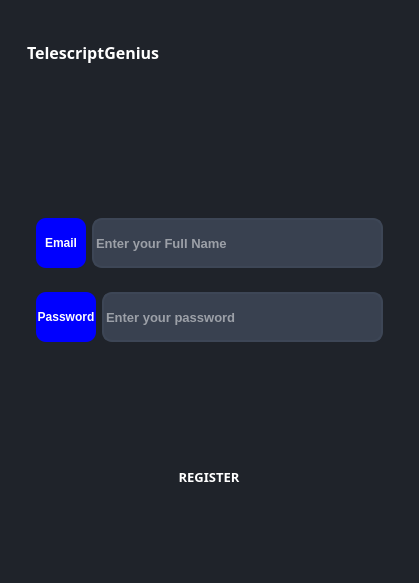
<?xml version="1.0" encoding="UTF-8"?>
<ui version="4.0">
 <class>RegScreen</class>
 <widget class="QMainWindow" name="RegScreen">
  <property name="geometry">
   <rect>
    <x>0</x>
    <y>0</y>
    <width>419</width>
    <height>583</height>
   </rect>
  </property>
  <property name="windowTitle">
   <string>MainWindow</string>
  </property>
  <property name="styleSheet">
   <string notr="true">*{
    border:none;
    background-color:transparent;
    background:transparent;
    padding:0;
    margin:0;
    color:#fff;
}
#centralwidget{
    background-color:#1f232a;
}</string>
  </property>
  <widget class="QWidget" name="centralwidget">
   <layout class="QVBoxLayout" name="verticalLayout_3">
    <item>
     <widget class="QWidget" name="widget" native="true">
      <layout class="QVBoxLayout" name="verticalLayout">
       <item>
        <widget class="QFrame" name="frame_3">
         <property name="frameShape">
          <enum>QFrame::StyledPanel</enum>
         </property>
         <property name="frameShadow">
          <enum>QFrame::Raised</enum>
         </property>
         <layout class="QVBoxLayout" name="verticalLayout_4">
          <item alignment="Qt::AlignTop">
           <widget class="QLabel" name="label_4">
            <property name="sizePolicy">
             <sizepolicy hsizetype="Preferred" vsizetype="Minimum">
              <horstretch>0</horstretch>
              <verstretch>0</verstretch>
             </sizepolicy>
            </property>
            <property name="minimumSize">
             <size>
              <width>0</width>
              <height>50</height>
             </size>
            </property>
            <property name="font">
             <font>
              <family>Segoe Print</family>
              <pointsize>12</pointsize>
              <weight>75</weight>
              <bold>true</bold>
             </font>
            </property>
            <property name="styleSheet">
             <string notr="true"/>
            </property>
            <property name="text">
             <string>TelescriptGenius</string>
            </property>
           </widget>
          </item>
         </layout>
        </widget>
       </item>
       <item>
        <widget class="QFrame" name="frame">
         <property name="frameShape">
          <enum>QFrame::StyledPanel</enum>
         </property>
         <property name="frameShadow">
          <enum>QFrame::Raised</enum>
         </property>
         <layout class="QVBoxLayout" name="verticalLayout_2">
          <item>
           <widget class="QFrame" name="frame_4">
            <property name="frameShape">
             <enum>QFrame::StyledPanel</enum>
            </property>
            <property name="frameShadow">
             <enum>QFrame::Raised</enum>
            </property>
            <layout class="QHBoxLayout" name="horizontalLayout_2">
             <item>
              <widget class="QLabel" name="label">
               <property name="sizePolicy">
                <sizepolicy hsizetype="Fixed" vsizetype="Fixed">
                 <horstretch>0</horstretch>
                 <verstretch>0</verstretch>
                </sizepolicy>
               </property>
               <property name="minimumSize">
                <size>
                 <width>50</width>
                 <height>50</height>
                </size>
               </property>
               <property name="font">
                <font>
                 <weight>75</weight>
                 <bold>true</bold>
                </font>
               </property>
               <property name="styleSheet">
                <string notr="true">background-color: rgb(0, 0, 255);
border-radius:10px;</string>
               </property>
               <property name="text">
                <string>Email</string>
               </property>
               <property name="alignment">
                <set>Qt::AlignCenter</set>
               </property>
              </widget>
             </item>
             <item>
              <widget class="QLineEdit" name="emailInput">
               <property name="sizePolicy">
                <sizepolicy hsizetype="Minimum" vsizetype="Minimum">
                 <horstretch>0</horstretch>
                 <verstretch>0</verstretch>
                </sizepolicy>
               </property>
               <property name="font">
                <font>
                 <pointsize>10</pointsize>
                 <weight>75</weight>
                 <bold>true</bold>
                </font>
               </property>
               <property name="styleSheet">
                <string notr="true">background-color: rgb(57, 65, 80);
border: 2px solid rgb(61, 70, 86);
border-radius:10px;</string>
               </property>
               <property name="placeholderText">
                <string>Enter your Full Name</string>
               </property>
              </widget>
             </item>
            </layout>
           </widget>
          </item>
          <item>
           <widget class="QFrame" name="frame_5">
            <property name="frameShape">
             <enum>QFrame::StyledPanel</enum>
            </property>
            <property name="frameShadow">
             <enum>QFrame::Raised</enum>
            </property>
            <layout class="QHBoxLayout" name="horizontalLayout_3">
             <item>
              <widget class="QLabel" name="label_2">
               <property name="sizePolicy">
                <sizepolicy hsizetype="Fixed" vsizetype="Fixed">
                 <horstretch>0</horstretch>
                 <verstretch>0</verstretch>
                </sizepolicy>
               </property>
               <property name="minimumSize">
                <size>
                 <width>60</width>
                 <height>50</height>
                </size>
               </property>
               <property name="font">
                <font>
                 <weight>75</weight>
                 <bold>true</bold>
                </font>
               </property>
               <property name="styleSheet">
                <string notr="true">background-color: rgb(0, 0, 255);
border-radius:10px;</string>
               </property>
               <property name="text">
                <string>Password</string>
               </property>
               <property name="alignment">
                <set>Qt::AlignCenter</set>
               </property>
              </widget>
             </item>
             <item>
              <widget class="QLineEdit" name="passwordInput">
               <property name="sizePolicy">
                <sizepolicy hsizetype="Minimum" vsizetype="Minimum">
                 <horstretch>0</horstretch>
                 <verstretch>0</verstretch>
                </sizepolicy>
               </property>
               <property name="font">
                <font>
                 <pointsize>10</pointsize>
                 <weight>75</weight>
                 <bold>true</bold>
                </font>
               </property>
               <property name="styleSheet">
                <string notr="true">background-color: rgb(57, 65, 80);
border: 2px solid rgb(61, 70, 86);
border-radius:10px;</string>
               </property>
               <property name="placeholderText">
                <string>Enter your password</string>
               </property>
              </widget>
             </item>
            </layout>
           </widget>
          </item>
          <item>
           <widget class="QFrame" name="frame_6">
            <property name="frameShape">
             <enum>QFrame::StyledPanel</enum>
            </property>
            <property name="frameShadow">
             <enum>QFrame::Raised</enum>
            </property>
            <layout class="QHBoxLayout" name="horizontalLayout_4"/>
           </widget>
          </item>
         </layout>
        </widget>
       </item>
       <item>
        <widget class="QFrame" name="frame_2">
         <property name="frameShape">
          <enum>QFrame::StyledPanel</enum>
         </property>
         <property name="frameShadow">
          <enum>QFrame::Raised</enum>
         </property>
         <layout class="QHBoxLayout" name="horizontalLayout">
          <item>
           <widget class="QPushButton" name="regBtn">
            <property name="sizePolicy">
             <sizepolicy hsizetype="Fixed" vsizetype="Fixed">
              <horstretch>0</horstretch>
              <verstretch>0</verstretch>
             </sizepolicy>
            </property>
            <property name="minimumSize">
             <size>
              <width>200</width>
              <height>70</height>
             </size>
            </property>
            <property name="font">
             <font>
              <family>Segoe UI Black</family>
              <pointsize>10</pointsize>
              <weight>75</weight>
              <bold>true</bold>
             </font>
            </property>
            <property name="text">
             <string>REGISTER</string>
            </property>
           </widget>
          </item>
         </layout>
        </widget>
       </item>
      </layout>
     </widget>
    </item>
   </layout>
  </widget>
 </widget>
 <resources/>
 <connections/>
</ui>
